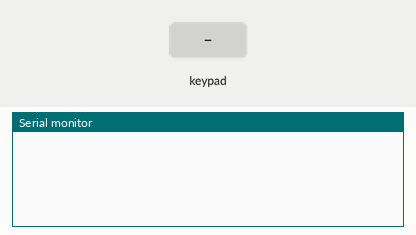
The sketch below on a simulated ESP32. Parts: the last lines printed to the serial monitor. The test bench sets the inputs (shaded band).

Above: at 1.2 s.
1.3 s: key '1' pressed
At 2.4 s:
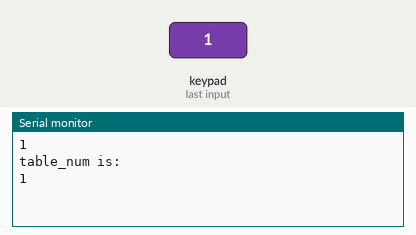
2.8 s: keypad keys 3 3 2 5 2 6 2 7 # pressed 0.4 s apart
At 7.0 s:
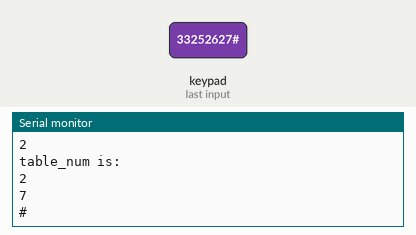
7.9 s: key '*' pressed
At 8.5 s:
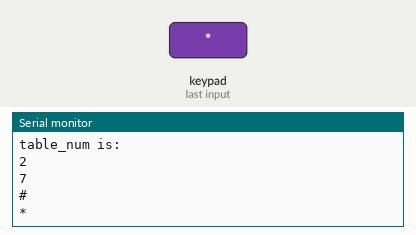
9.4 s: keypad keys 1 4 1 2 1 3 pressed 0.4 s apart
At 12.4 s:
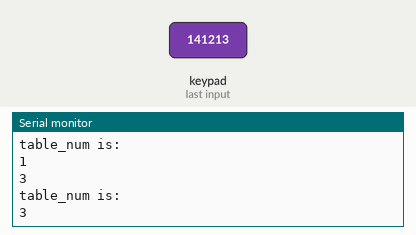
Timing chart, 0 to 13.9 s (numbered marks = the images above; inputs shaded):
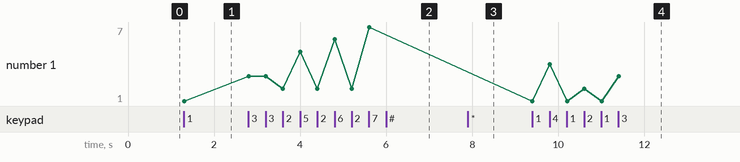

The sketch:

ESP32_Keypad_Test.ino
```cpp
#include <Keypad.h>

#define ROW_NUM     4 // four rows
#define COLUMN_NUM  3 // three columns

char keys[ROW_NUM][COLUMN_NUM] = {
  {'1', '2', '3'},
  {'4', '5', '6'},
  {'7', '8', '9'},
  {'*', '0', '#'}
};

byte pin_rows[ROW_NUM] = {33, 25, 26, 27}; // GIOP18, GIOP5, GIOP17, GIOP16 connect to the row pins
byte pin_column[COLUMN_NUM] = {14, 12, 13};  // GIOP4, GIOP0, GIOP2 connect to the column pins

Keypad keypad = Keypad( makeKeymap(keys), pin_rows, pin_column, ROW_NUM, COLUMN_NUM );

void setup() {
  Serial.begin(9600);
}

void loop() {
  char key = keypad.getKey(); // Read the key

  // Print if key pressed
  if (key) {
    Serial.println(key);
    if (key >= '1' && key <= '6') {   // Check if key is between '1' and '6'
      int table_num = key - '0';      // Convert key char to int
      Serial.println("table_num is: ");
      Serial.println(table_num);
    }
  }
}
```

Measured:
- after the input at 1.3 s, the serial monitor: prints a new line at once (image 1)
- after the input at 2.8 s, the serial monitor: prints a new line at once (image 2)
- after the input at 7.9 s, the serial monitor: prints a new line at once (image 3)
- after the input at 9.4 s, the serial monitor: prints a new line at once (image 4)
- plotted number 1: 1 → 7 after the input at 2.8 s, 7 → 3 after the input at 9.4 s
